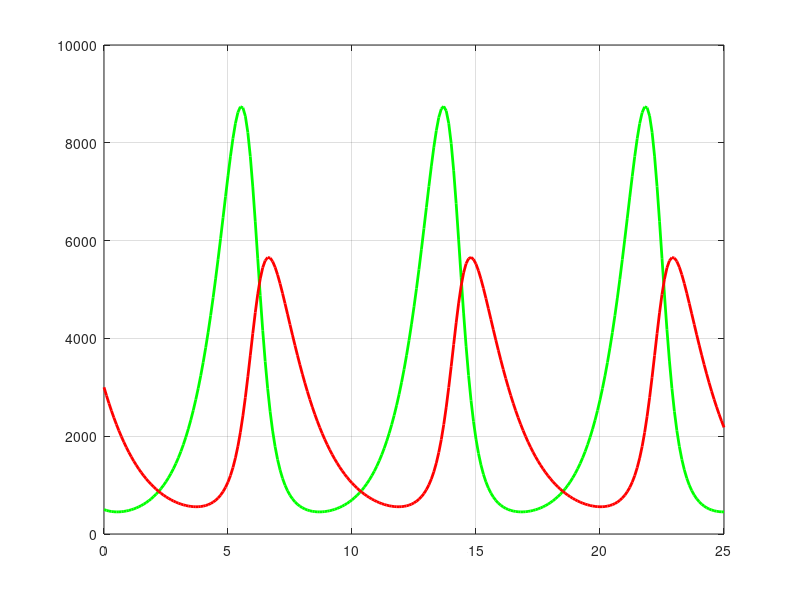

Source code (MATLAB):
clc;clear all;
%NL=x,NG=y;
%Multi-step predictor-coreecrtor 3rd order
h=0.1;
t_start=0;
t_end=25;
t=t_start:h:t_end;
N=length(t);
x=zeros(1,N);
y=zeros(1,N);
x(1)=3000;
y(1)=500;
f=@(t,x,y)(0.00025*x*y-0.7*x);
g=@(t,x,y)(1.1*y-0.0005*x*y);
for i=1:2;
    k1=f(t(i),x(i),y(i));
    m1=g(t(i),x(i),y(i));

    k2=f(t(i)+h/2,x(i)+(h/2)*k1,y(i)+(h/2)*m1);
    m2=g(t(i)+h/2,x(i)+(h/2)*k1,y(i)+(h/2)*m1);

    k3=f(t(i)+h/2,x(i)+(h/2)*k2,y(i)+(h/2)*m2);
    m3=g(t(i)+h/2,x(i)+(h/2)*k2,y(i)+(h/2)*m2);

    k4=f(t(i)+h,x(i)+h*k3,y(i)+h*m3);
    m4=g(t(i)+h,x(i)+h*k3,y(i)+h*m3);

    x(i+1)=x(i)+(h/6)*(k1+2*k2+2*k3+k4);
    y(i+1)=y(i)+(h/6)*(m1+2*m2+2*m3+m4);
end

for i=3:N-1
    %Previous 3 point
    f_n=f(t(i),x(i),y(i));
    f_n1=f(t(i-1),x(i-1),y(i-1));
    f_n2=f(t(i-2),x(i-2),y(i-2));

     g_n=g(t(i),x(i),y(i));
    g_n1=g(t(i-1),x(i-1),y(i-1));
    g_n2=g(t(i-2),x(i-2),y(i-2));

    %Predictor(adams Bashforth 3rd order)
    xp=x(i)+(h/12)*(23*f_n-16*f_n1+5*f_n2);
    yp=y(i)+(h/12)*(23*g_n-16*g_n1+5*g_n2);

    f_pred=f(t(i+1),xp,yp);
    g_pred=g(t(i+1),xp,yp);
     
    %corrector(adams moulton 3rd order)
    x(i+1)=x(i)+(h/12)*(5*f_pred+8*f_n-f_n1);
    y(i+1)=y(i)+(h/12)*(5*g_pred+8*g_n-g_n1);

end
fprintf("\n  EULER METHOD  \n")
disp("______________________________")
fprintf("Time(t)               X(t)         Y(t)");
fprintf('\n-----------------------------------------\n');
for i=1:N
    fprintf("%-10.1f %15.2f %15.2f\n",t(i),x(i),y(i));
end
plot(t, y, 'g-', 'LineWidth', 2);
hold on
plot(t, x, 'r-', 'LineWidth', 2);           
grid on;
